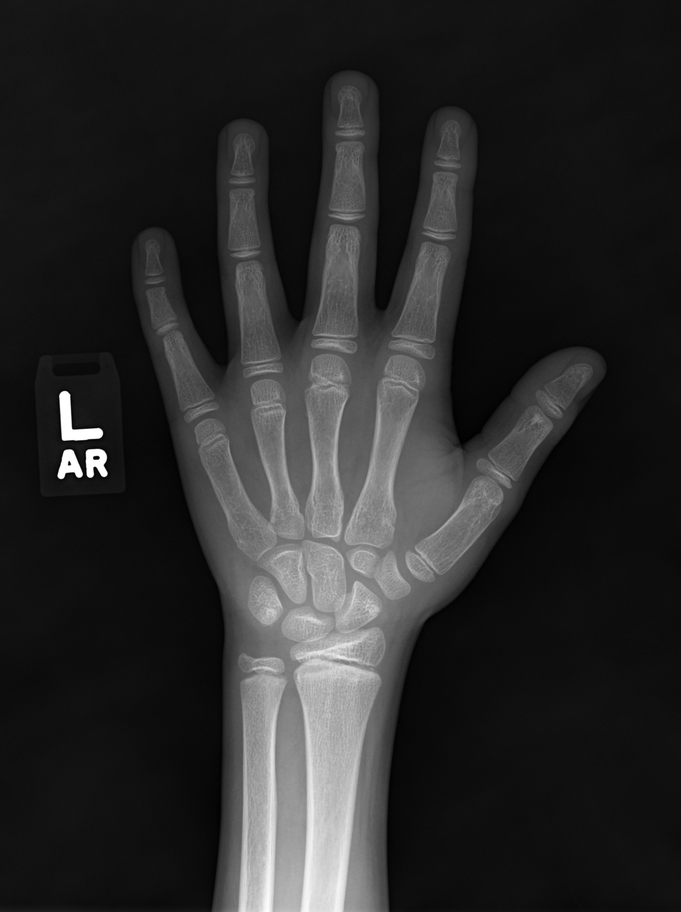
#> input picture RSNA_validation2/10295.png, 681 x 912 px, shrunk from 1311 x 1756 before the run, found by its file name; its folder holds 4 pictures in this run
$ python invert_images.py
#> lines starting #> are read from the running program, lines starting #| are printed output that depends on the picture
import os
from PIL import Image, ImageEnhance, ImageOps

#file_dir = "DigitalHandAtlas/JPEGimages/"
file_dir = "boneAgeFiles/RSNA_validation2/"


def getListOfFiles(dirName):
    # create a list of file and sub directories
    # names in the given directory
#> called with dirName = 'boneAgeFiles/RSNA_validation2/'
    listOfFile = os.listdir(dirName)
    allFiles = list()
    # Iterate over all the entries
    for entry in listOfFile:
        # Create full path
        fullPath = os.path.join(dirName, entry)
        # If entry is a directory then get the list of files in this directory
        if os.path.isdir(fullPath):
            allFiles = allFiles + getListOfFiles(fullPath)
        else:
            allFiles.append(fullPath)
#> pass 2 of the loop in getListOfFiles, `for entry in listOfFile:`:
#> pass 3 of the loop in getListOfFiles, `for entry in listOfFile:`:
#> the loop made 4 passes; the first 3 are shown

    return allFiles

all_files = getListOfFiles(file_dir)

for file in all_files:
    try:
        im = Image.open(file)
#> im is the input picture: PIL image 681x912 L; min 0, max 255, mean 42.2
        im = ImageOps.invert(im)
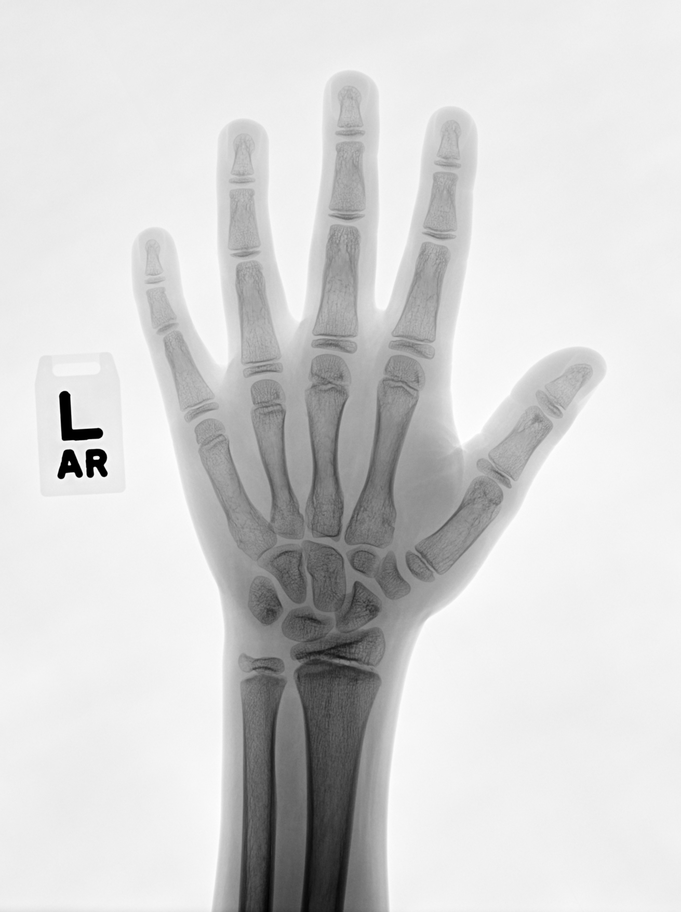
#> im: PIL image 681x912 L; min 0, max 255, mean 212.8

        split = file.split('/')

        #new_path = 'DHA_invert/'+split[2]+'/'+split[3]+'/'
        new_path = 'rsna_invert/'

        isExist = os.path.exists(new_path)
        if not isExist:
            # Create a new directory because it does not exist
            os.makedirs(new_path)
            #print("The new directory is created!")

        #im.save(new_path+split[4])
        im.save(new_path+split[2])
    except:
        print('error: ' + file)
#> pass 2 of the loop `for file in all_files:`:
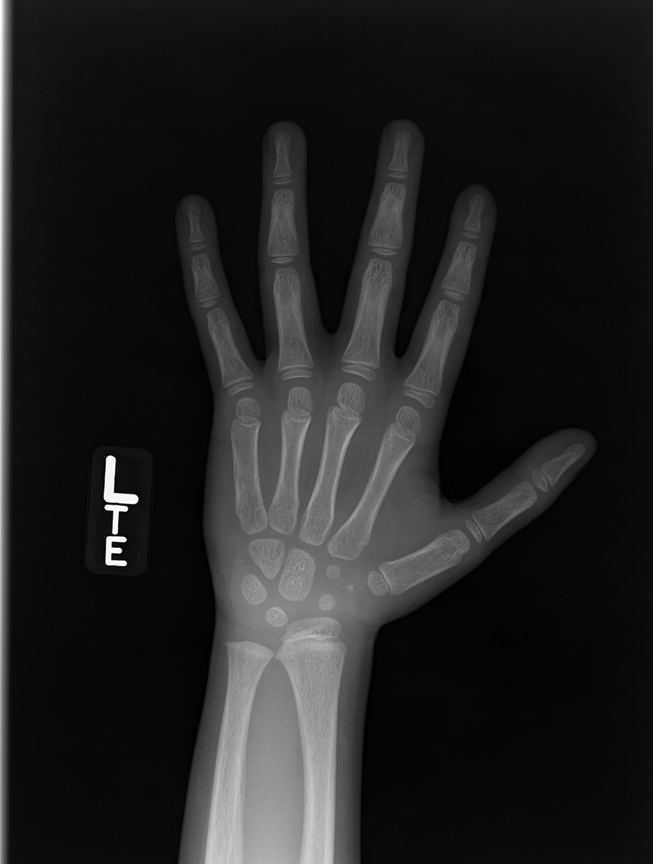
#> input picture RSNA_validation2/10349.png, 653 x 864 px, shrunk from 1258 x 1664 before the run, found by its file name
#> im is the input picture: PIL image 653x864 L; min 0, max 255, mean 33.8
#> `im = ImageOps.invert(im)`:
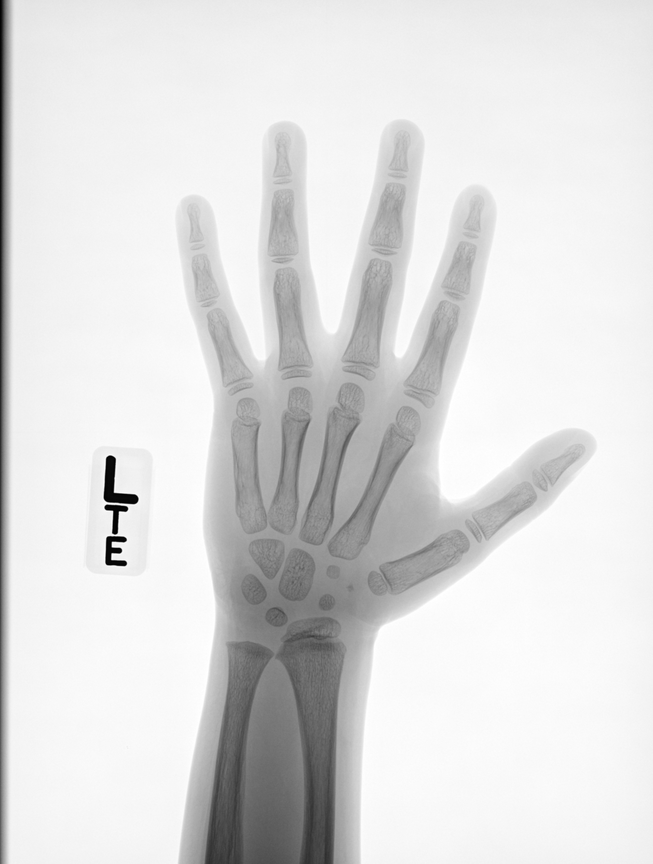
#> im: PIL image 653x864 L; min 0, max 255, mean 221.2
#> pass 3 of the loop `for file in all_files:`:
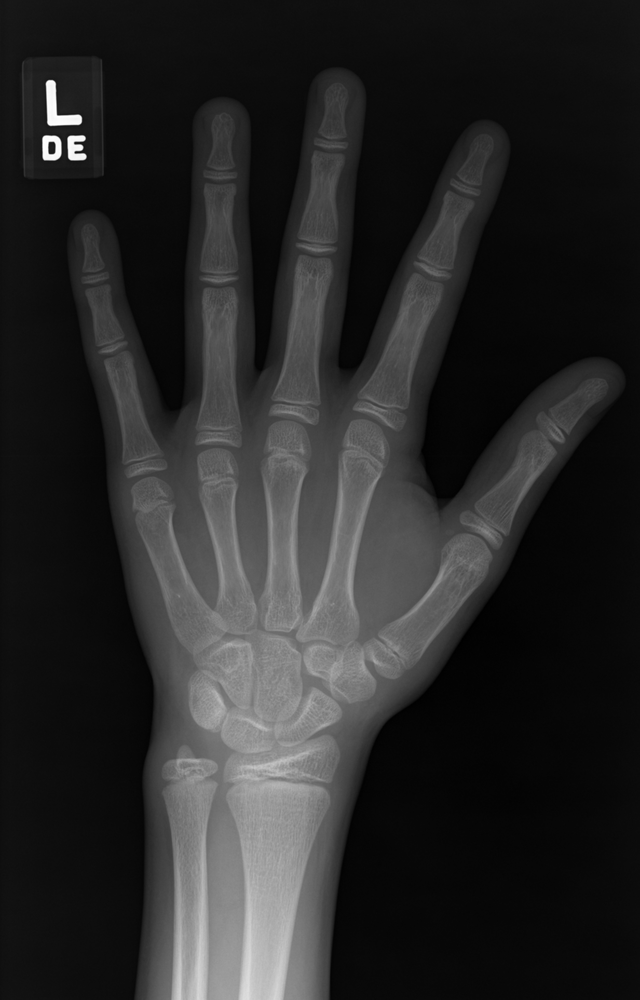
#> input picture RSNA_validation2/12471.png, 640 x 1000 px, shrunk from 1233 x 1926 before the run, found by its file name
#> im is the input picture: PIL image 640x1000 L; min 0, max 255, mean 40.1
#> `im = ImageOps.invert(im)`:
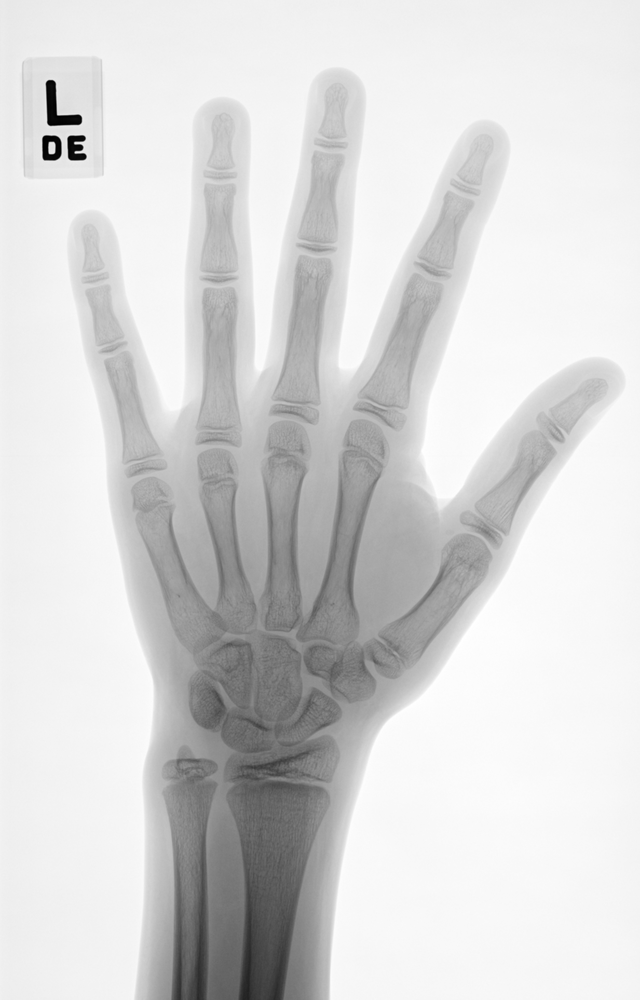
#> im: PIL image 640x1000 L; min 0, max 255, mean 214.9
#> the loop made 4 passes; the first 3 are shown
